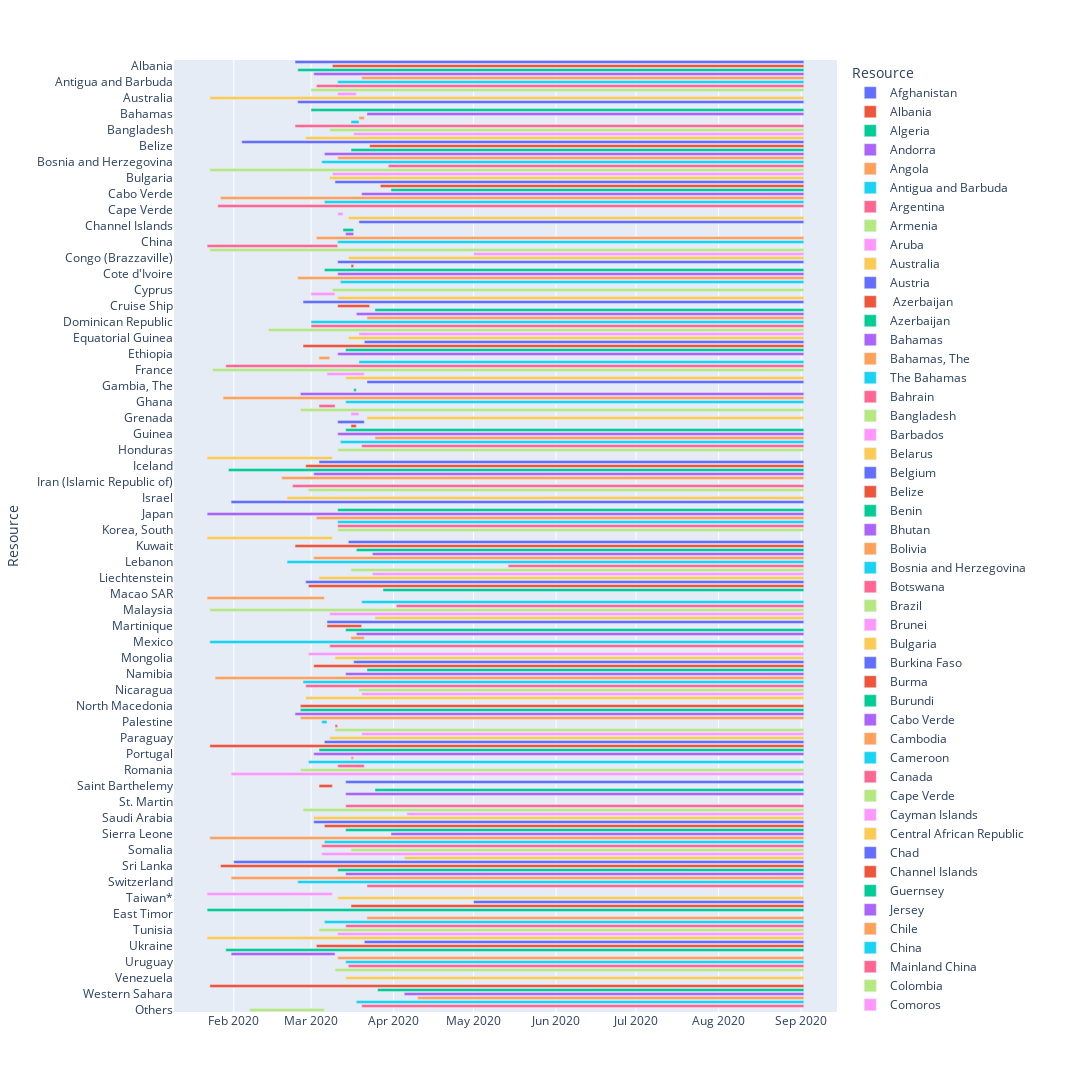

Notebook code for this chart:
### Code cell
fig = px.timeline(pd.DataFrame(gantt_list), x_start="Start", x_end="Finish", y="Resource", color="Resource",
                  facet_row_spacing=0.5, width=1300, height=2000)

fig.show()
